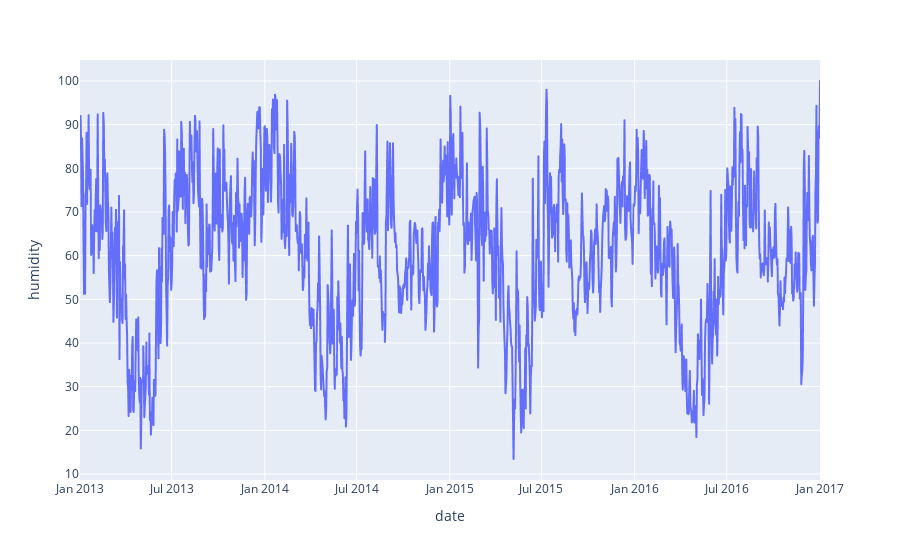

The code cell stored with this chart in its notebook:
### Code cell
figure = px.line(data_train, x='date', y='humidity')
figure.show()

### Figure 1 — Plotly figure (JSON) as saved in the notebook; plotly's stock layout.template omitted (floating-point values rounded to 4 significant figures; data arrays with more than 128 entries replaced by an {"elided": "..."} marker saying what was removed)
{"data": [{"hovertemplate": "date=%{x}<br>humidity=%{y}<extra></extra>", "legendgroup": "", "line": {"color": "#636efa", "dash": "solid"}, "marker": {"symbol": "circle"}, "mode": "lines", "name": "", "showlegend": false, "type": "scattergl", "x": {"elided": "1462 str values"}, "xaxis": "x", "y": {"elided": "1462 float values"}, "yaxis": "y"}], "layout": {"legend": {"tracegroupgap": 0}, "margin": {"t": 60}, "xaxis": {"anchor": "y", "domain": [0, 1], "title": {"text": "date"}}, "yaxis": {"anchor": "x", "domain": [0, 1], "title": {"text": "humidity"}}}}
